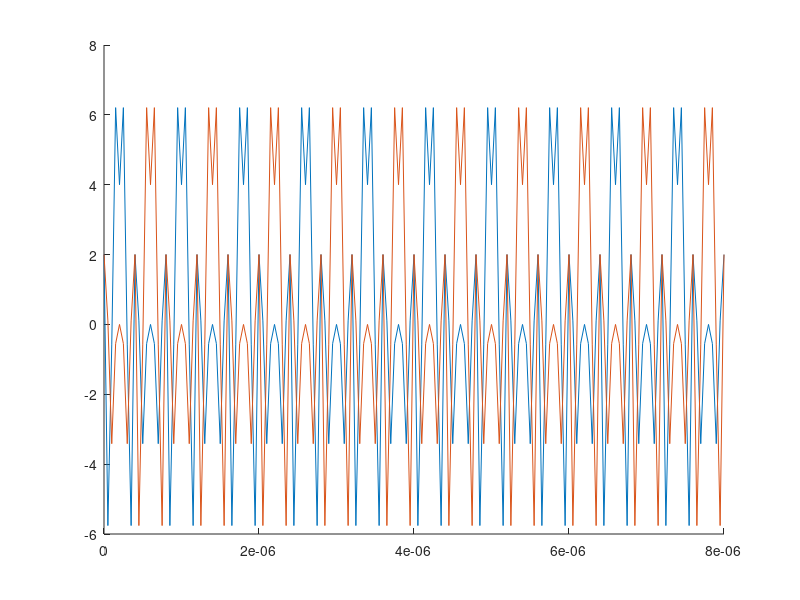

MATLAB code for this plot:
df = 312.5e3;
% S_l_stf = [0,0,1+1i,0,0,0,-1-1i,0,0,0,1+1i,0,0,0,-1-1i,0,0,0,-1-1i,0,0,0,1+1i,0,0,0,...
%     0,0,0,0,-1-1i,0,0,0,-1-1i,0,0,0,1+1i,0,0,0,1+1i,0,0,0,1+1i,0,0,0,1+1i,0,0,0,0,0,...
%     0,0,0,0,0,0,0,0,0,0,1+1i,0,0,0,-1-1i,0,0,0,1+1i,0,0,0,-1-1i,0,0,0,-1-1i,0,0,0,1+1i,...
%     0,0,0,0,0,0,0,-1-1i,0,0,0,-1-1i,0,0,0,1+1i,0,0,0,1+1i,0,0,0,1+1i,0,0,0,1+1i,0,0];
S_l_stf = [0,0,1+1i,0,0,0,-1-1i,0,0,0,1+1i,0,0,0,-1-1i,0,0,0,-1-1i,0,0,0,1+1i,0,0,0,...
    0,0,0,0,-1-1i,0,0,0,-1-1i,0,0,0,1+1i,0,0,0,1+1i,0,0,0,1+1i,0,0,0,1+1i,0,0];

Fs = 20e6; %20 MHz
dt = 1/Fs;
t = 0:dt:8e-6;
L_STF = zeros(1,length(t));
for k = -26:1:26
    L_STF = L_STF + S_l_stf(k+27)*exp(2i*pi*k*df*t);
end

figure(1)
clf
hold all
plot(t, real(L_STF))
plot(t,imag(L_STF))

Phtltf = [1,-1, 1, 1;
          1, 1,-1, 1;
          1, 1, 1,-1;
         -1, 1, 1, 1];